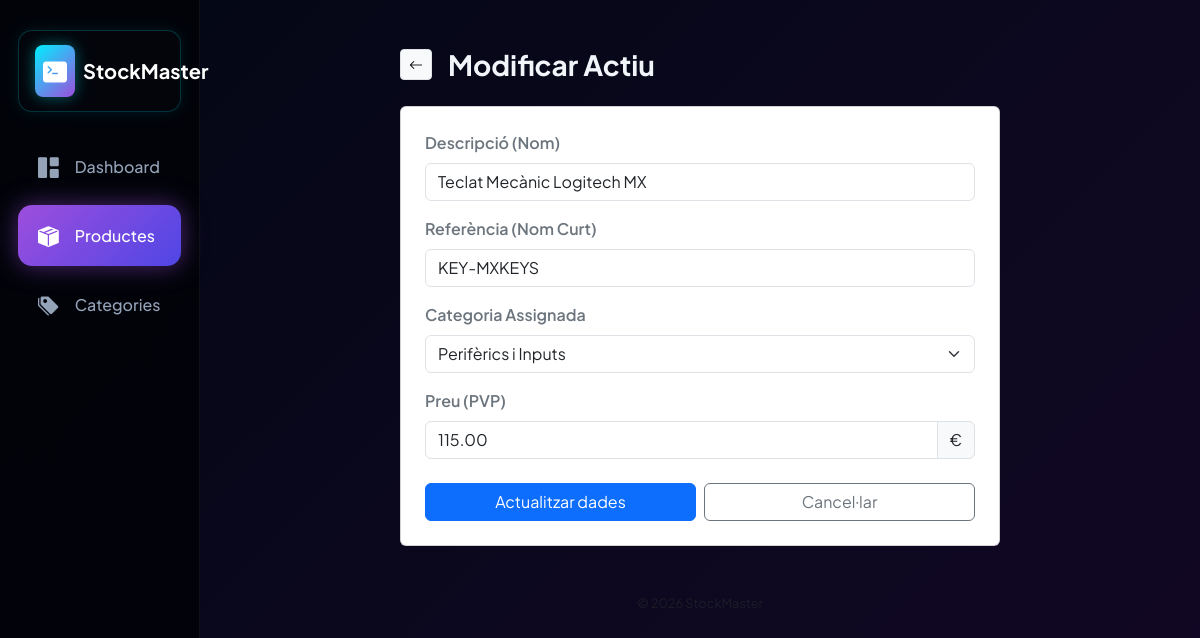
The page /mysql/index.php?ctrl=products&action=edit&id=4 on the database its author committed.
### tables this page shows
CREATE TABLE `products` (
  `cod` int(11) NOT NULL,
  `short_name` varchar(20) NOT NULL,
  `categoria_id` int(11) DEFAULT NULL,
  `pvp` decimal(5,2) NOT NULL,
  `nombre` varchar(100) NOT NULL
);

CREATE TABLE `categories` (
  `id` int(11) NOT NULL,
  `nombre` varchar(100) NOT NULL
);

### mysql/controllers/productsCtrl.php (called while the page is built, shortened)
<?php
require_once "models/productsModel.php";
require_once "models/CategoryModel.php";
class ProductsCtrl {
    public function edit($id) {
        $categories = Category::getAllCategories();
        $product = Product::getProductById($id);
        require_once "views/editProductView.php";
    }
}

### mysql/models/productsModel.php (called while the page is built, shortened)
<?php
class Product {
    protected $cod;
    protected $name;
    protected $short_name;
    protected $pvp;
    protected $categoria_id;
    public function __construct($row) {
        $this->cod = $row["cod"];
        $this->name = $row["nombre"];
        $this->short_name = $row["short_name"];
        $this->pvp = $row["pvp"];
        $this->categoria_id = $row["categoria_id"] ?? null;
    }
    public function getProductCode() { return $this->cod; }
    public function getProductName() { return $this->name; }
    public function getProductShortName() { return $this->short_name; }
    public function getProductPvp() { return $this->pvp; }
    public function getCategoriaId() { return $this->categoria_id; }
    public static function getProductById($id) {
        $db = DBConexion::connection();
        $stmt = $db->prepare("SELECT * FROM products WHERE cod = ?");
        $stmt->bind_param("i", $id);
        $stmt->execute();
        $row = $stmt->get_result()->fetch_assoc();
        return $row ? new Product($row) : null;
    }
}

### mysql/models/CategoryModel.php (called while the page is built, shortened)
<?php
class Category {
    protected $id;
    protected $nombre;
    public function __construct($row) {
        $this->id = $row["id"];
        $this->nombre = $row["nombre"];
    }
    public static function getAllCategories() {
        $db = DBConexion::connection();
        $data = $db->query("SELECT * FROM categories ORDER BY nombre ASC");
        $categories = array();
        while ($row = $data->fetch_assoc()) {
            $categories[] = new Category($row);
        }
        return $categories;
    }
    public function getId() { return $this->id; }
    public function getNombre() { return $this->nombre; }
}

### mysql/views/editProductView.php (the view, shortened to what this page needs)
<?php include 'layouts/header.php'; ?>
<div class="mx-auto" style="max-width: 600px;">
    <div class="d-flex align-items-center mb-4">
        <a href="index.php" class="btn btn-sm btn-light border me-3"><i class="bi bi-arrow-left"></i></a>
        <h3 class="fw-bold mb-0">Modificar Actiu</h3>
    </div>
    <div class="card p-4">
        <form action="index.php?ctrl=products&action=edit&id=<?= $product->getProductCode() ?>" method="POST">
            <div class="mb-3">
                <label class="form-label fw-semibold text-secondary">Descripció (Nom)</label>
                <input type="text" name="nombre" class="form-control py-2.5" value="<?= $product->getProductName() ?>">
            </div>
            <div class="mb-3">
                <label class="form-label fw-semibold text-secondary">Referència (Nom Curt)</label>
                <input type="text" name="short_name" class="form-control py-2.5" value="<?= $product->getProductShortName() ?>">
            </div>
            <div class="mb-3">
                <label class="form-label fw-semibold text-secondary">Categoria Assignada</label>
                <select name="categoria_id" class="form-select py-2.5">
                    <?php foreach ($categories as $cat): ?>
                        <option value="<?= $cat->getId() ?>" <?= ($product->getCategoriaId() == $cat->getId()) ? 'selected' : '' ?>>
                            <?= $cat->getNombre() ?>
                        </option>
                    <?php endforeach; ?>
                </select>
            </div>
            <div class="mb-4">
                <label class="form-label fw-semibold text-secondary">Preu (PVP)</label>
                <div class="input-group">
                    <input type="number" step="0.01" min="0" name="pvp" class="form-control py-2.5" value="<?= $product->getProductPvp() ?>">
                    <span class="input-group-text">€</span>
                </div>
            </div>
            <div class="row g-2">
                <div class="col-6">
                    <button type="submit" class="btn btn-primary w-100 py-2.5">Actualitzar dades</button>
                </div>
                <div class="col-6">
                    <a href="index.php" class="btn btn-outline-secondary w-100 py-2.5">Cancel·lar</a>
                </div>
            </div>
        </form>
    </div>
</div>
<?php include 'layouts/footer.php'; ?>

### mysql/views/layouts/header.php (style rules this page uses)
:root { --neon-pink: #ff007f; --neon-cyan: #00f0ff; --neon-purple: #9d4edd; --neon-green: #39ff14; --bg-dark: #03050c; --panel-glass: rgba(10, 15, 30, 0.6); --border-neon-subtle: rgba(0, 240, 255, 0.15); --text-main: #f1f5f9; --text-dim: #64748b; }
body { font-family: 'Plus Jakarta Sans', sans-serif; background: linear-gradient(-45deg, #02040a, #0b0f24, #18082c, #030714); background-size: 400% 400%; animation: fluidNeonBackground 15s ease infinite; color: var(--text-main); min-height: 100vh; overflow-x: hidden; }

### rows shown on the page
products: nombre "Teclat Mecànic Logitech MX", short_name "KEY-MXKEYS", categoria_id "Perifèrics i Inputs", pvp "115.00"
